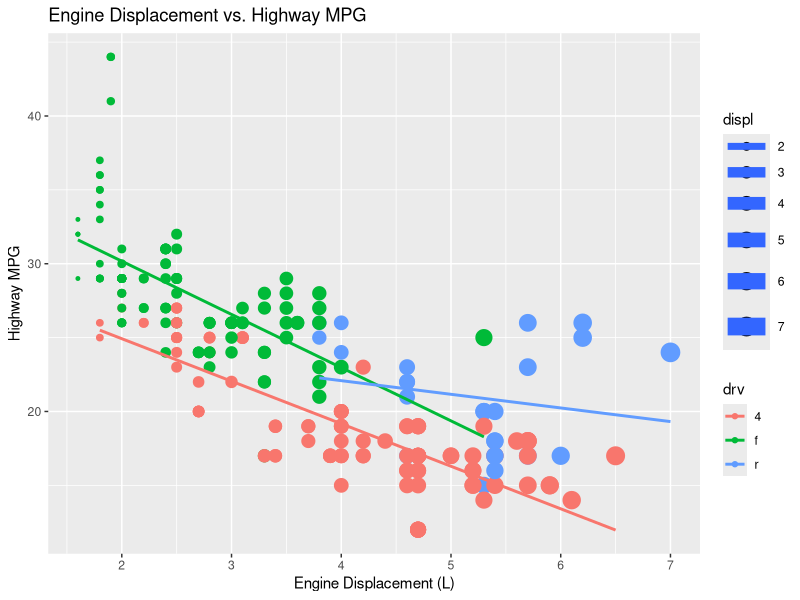

Write the R code that produced this figure. (Note: this script raises an error after producing the figure.)
library(tidyverse)

data(mpg)

mpg %>% 
  ggplot(aes(x = displ, y = hwy, 
             color = drv, size = displ)) + #aes() maps the variables to the axes
  geom_point() +
  geom_smooth(method = "lm", se = FALSE) +
  labs(
    title = "Engine Displacement vs. Highway MPG",
    x = "Engine Displacement (L)",
    y = "Highway MPG"
  ) 

#利用mpg, 进行回归分析
# 1. 线性回归
lm_model <- lm(hwy ~ displ + drv, data = mpg)
summary(lm_model)

# 2. 逻辑回归
log_model <- glm(drv ~ displ + hwy, data = mpg, family = binomial)
summary(log_model)

# 3. 多项式回归
poly_model <- lm(hwy ~ poly(displ, 2) + drv, data = mpg)
summary(poly_model)

# 4. 岭回归
library(MASS)
ridge_model <- lm.ridge(hwy ~ displ + drv, data = mpg, lambda = seq(0, 10, by = 0.1))
plot(ridge_model)

# 5. Lasso回归
library(glmnet)
x <- model.matrix(hwy ~ displ + drv, data = mpg)[, -1]
y <- mpg$hwy
lasso_model <- glmnet(x, y, alpha = 1)


mpg %>%
  ggplot(aes(x = displ, y = hwy, 
             color = drv, size = displ)) + #aes() maps the variables to the axes
  geom_point() +
  geom_smooth(method = "lm", se = FALSE) +
  labs(
    title = "Engine Displacement vs. Highway MPG",
    x = "Engine Displacement (L)",
    y = "Highway MPG"
  )

#利用mpg绘制分组箱线图

mpg %>%
  ggplot(aes(x = drv, y = hwy, fill = drv)) +
  geom_boxplot() +
  labs(
    title = "Boxplot of Highway MPG by Drive Type",
    x = "Drive Type",
    y = "Highway MPG"
  ) +
  theme_minimal()

#利用mpg绘制分组小提琴图

mpg %>%
  ggplot(aes(x = drv, y = hwy, fill = drv)) +
  geom_violin() +
  labs(
    title = "Violin Plot of Highway MPG by Drive Type",
    x = "Drive Type",
    y = "Highway MPG"
  ) +
  theme_minimal()
#利用mpg绘制分组散点图
mpg %>%
  ggplot(aes(x = displ, y = hwy, color = drv)) +
  geom_point() +
  labs(
    title = "Scatter Plot of Engine Displacement vs. Highway MPG by Drive Type",
    x = "Engine Displacement (L)",
    y = "Highway MPG"
  ) +
  theme_minimal()


